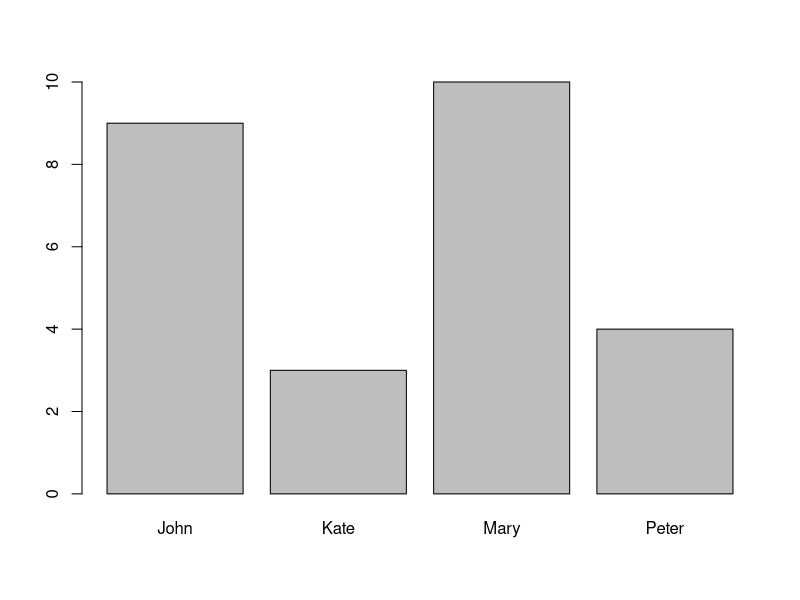

Recreate this plot in R. (Note: this script raises an error after producing the figure.)
# Code from the Computer Statistics lab, group 2 (Tuesday 10:15)
# 2nd set of exercises, labs 2 and 3.
# If you have any questions, feel free to contact me - Mateusz.
#

# A few words about factors

x <- 11:22
y <- letters[1:10]
mode(x)
mode(y)
?letters
factor_1 <- as.factor(as.character(x))
factor_2 <- as.factor(y)
class(factor_1)

factor_1
z <- factor_1[1:5]
z

levels(z)

# Writing your own functions
?which.max

actual_mode <- function(input_vector) {
  counts <- which.max(table(input_vector))
  return(table(input_vector)[counts])
  # Alternatively:
  # df <- as.data.frame(table(input_vector))
  # as.character(df[which.max(df$Freq), 1, drop = T])
}

actual_mode(factor_1)

tab1 <- table(factor_1)

rm(tab1)
counts <- which.max(table(factor_1))
counts
rm(counts)
?table

# Reading csv files.
# Please remember about the dec argument

cars <- read.table("cars.csv", sep = ";",
                   header = T, dec = ",")

# Ex. 2.1.

names <- c("Mary",  "Mary",  "Mary",  "John",  "Kate",
  "Mary",  "Peter",  "Peter",  "John",  "John",
  "Peter",  "Kate",
  "Peter",  "John",  "John",  "Mary",
  "Mary",  "Mary",  "Kate",  "John",
  "John",  "Mary",  "John",  "Mary",
  "Mary",  "John")
# Getting counts and proportions
table(names)
?round
round(prop.table(table(names)), digits = 2)
prop.table(table(names))*100
# Barplot
barplot(table(names))

# Ex. 2.2.

# Making new vectors
cars
lphk <- (100*3.78)/(cars$mpg*1.6)
lphk

# Getting help
??"cut"
?cut

cut_lphk <- cut(lphk$mpg,
                breaks = c(-Inf, 7, 10, Inf),
                right = F)
barplot(table(cut_lphk))
# Histogram
hist(lphk$mpg)

# Ex. 2.5.

share_prices <- c(23.30,  24.50,  25.30,  25.30,  24.30,  24.80,  25.20,  24.50,  24.60,  24.10,
                  24.30,  26.10,  23.10,  25.50,  22.60,  24.60,  24.30,  25.40,  25.20,  26.80)
# Plot in time
plot(share_prices) # or
plot(1:20, share_prices)
# Any vector can go as "x" argument
plot(2000:2019, share_prices)

# Ex. 2.4.

# Add a column to a data frame
cars$mpgl100km <- (100*3.78)/(cars[, 'mpg']*1.6)
head(cars)

# Drawing boxplots
boxplot(mpgl100km ~ origin, data = cars)
# Place three plots on one panel
par(mfrow = c(1, 3))
hist(cars[cars$origin == 1 & cars$price < 10000, 'mpgl100km'], ylim = c(0, 18))
hist(cars[cars$origin == 2 & cars$price < 10000, 'mpgl100km'], ylim = c(0, 18))
hist(cars[cars$origin == 3 & cars$price < 10000, 'mpgl100km'], ylim = c(0, 18))
# Summary statitics
summary(cars[cars$origin == 1 & cars$price < 10000, 'mpgl100km'])
summary(cars[cars$origin == 2 & cars$price < 10000, 'mpgl100km'])
summary(cars[cars$origin == 3 & cars$price < 10000, 'mpgl100km'])
# Apply function by group
tapply(cars$mpgl100km, cars$origin, mean, na.rm = T)

# Ex. 2.6.

births <- data.frame(
  mother_age = c("19  yrs  and  less", "20-24", "25-29",
                 "30-34", "35-39", "40-44", "45  yrs  and  more"),
  live_births = c(19230, 93569, 139853, 86825, 28487, 5975, 305)
)

births$live_births_prop <- births$live_births/sum(births$live_births)*100

# Draw a piechart
pie(births$live_births, births$mother_age)
# Barplot with names.arg argument
barplot(births$live_births_prop, names.arg = births$mother_age)
# Dotchart
dotchart(births$live_births[order(births$live_births)],
         births$mother_age[order(births$live_births)])

# Ex. 2.7.

old_lady <- c(26,  22,  26,  20,  25,  NA,  21,  20,  28,  27,  26,  38,
  23,  30,  21,  25,  26,  23,  25,  27,  27,  NA,  25,  22,  23,
  31, 19,  NA,  25,  25,  23,  25,  24)

hist(old_lady)
# Remember about missing values while computing the mean.
mean(old_lady, na.rm = T)
summary(old_lady)
# Stem-and-leaf plot
stem(old_lady)
boxplot(old_lady)

summary(old_lady)

# Ex. 2.8.

q1 <- quantile(old_lady, 0.25, na.rm = T)
q2 <- quantile(old_lady, 0.5, na.rm = T)
q3 <- quantile(old_lady, 0.75, na.rm = T)
q4 <- quantile(old_lady, 1, na.rm = T)

wasSheLate <- cut(old_lady[!is.na(old_lady)],
                  breaks = c(-Inf, q1,
                             q2 - 0.5, q2 + 0.5, q3, q4),
                  labels=c("2Early", "Early", "Punctual", "Late", "2Late"))
wasSheLate
# Alternatively, as an exercise in operations on factors:
# not_punct <- cut(old_lady[!is.na(old_lady) & old_lady != median(old_lady, na.rm = T)],
# breaks = c(0, q1, q2, q3, q4),
# labels=c("2Early", "Early", "Late", "2Late"))
# punct <- old_lady[old_lady == median(old_lady, na.rm = T) & !is.na(old_lady)]
# punctual <-as.factor(rep("Punctual!", times = length(punct)))
#
# old_lady_cut <- factor(c(as.character(not_punct),
#                          as.character(punctual)),
#                        levels = c(levels(wasSheLate),
#                                   levels(punctual)))
# barplot(table(old_lady_cut))
